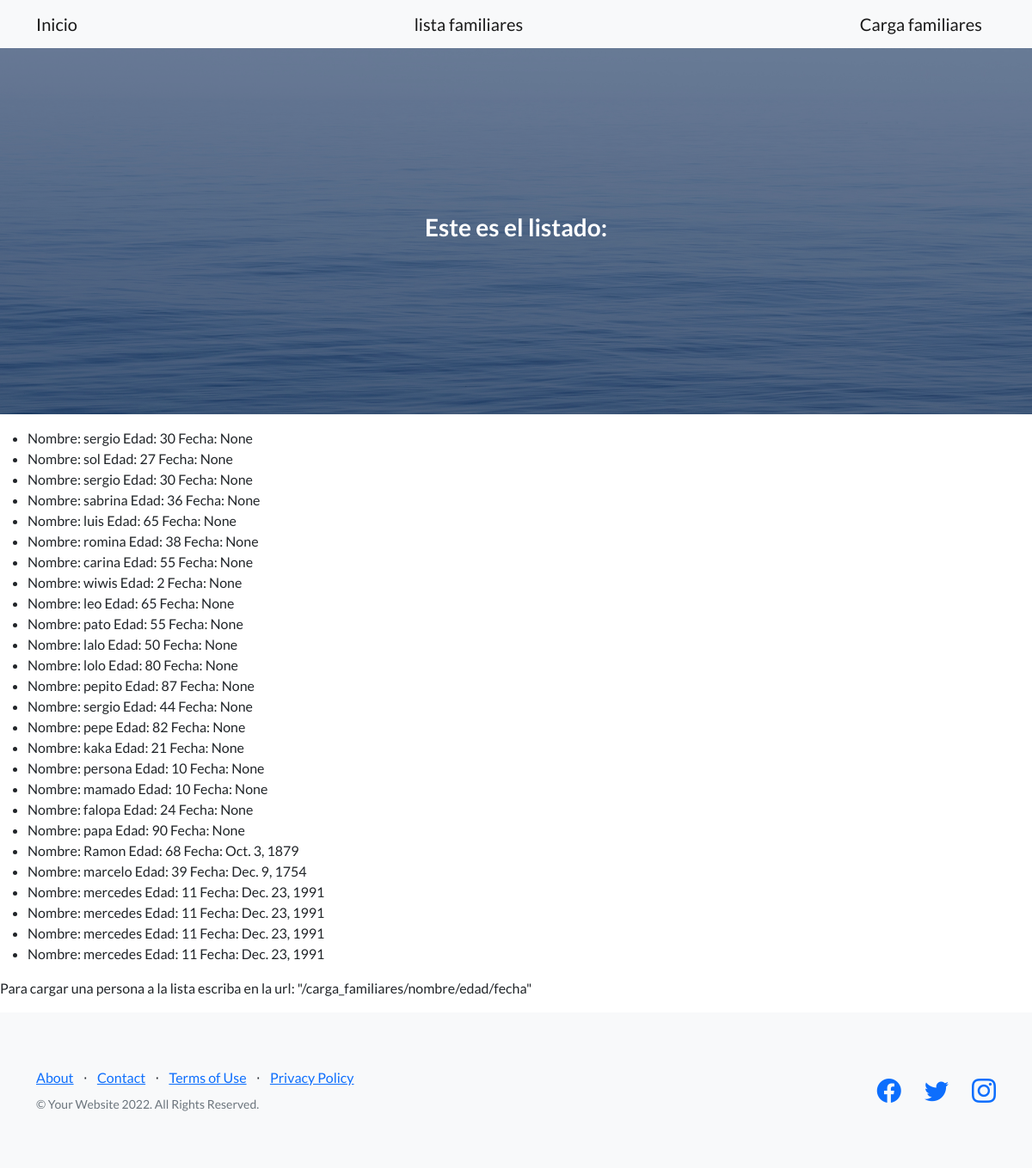
The page /lista_familiares/ on the database as committed earlier.
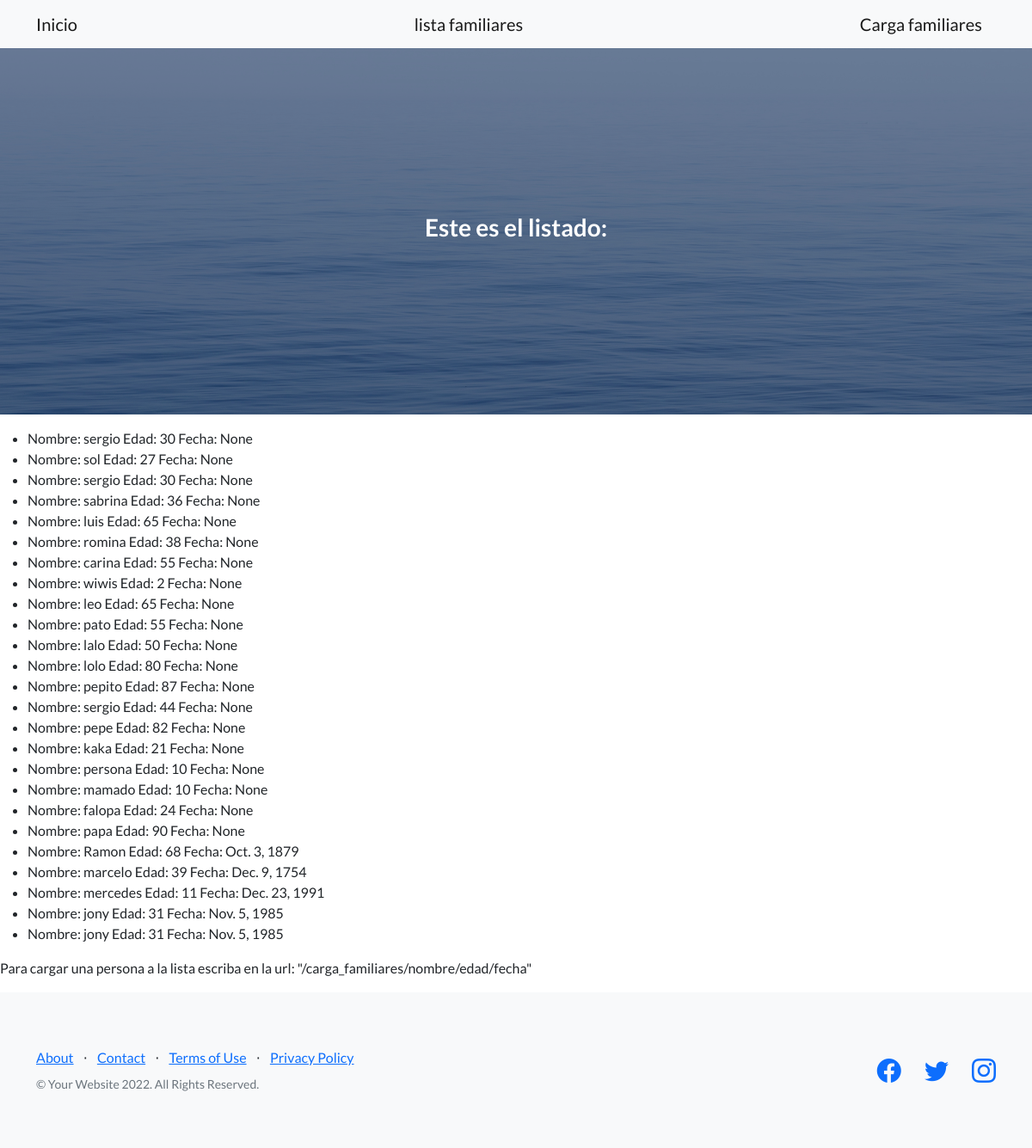
The same page on the database as committed later.
### primerasVistas/models.py (models this page shows)
class Persona (models.Model):
    nombre=models.CharField(max_length=30)
    edad=models.IntegerField()
    fecha=models.DateField(null=True)

### primerasVistas/views.py (the view)
# urls.py: path('lista_familiares/',lista_familiares, name="lista_familiares"),
def lista_familiares(request):
    template= loader.get_template("lista_familiares.html",)
    lista_familiares=Persona.objects.all()
    render= template.render({"lista_familiares":lista_familiares})
    return HttpResponse(render)

### templates/lista_familiares.html (shortened to what this page needs)
{% extends 'base.html' %}
{% block texto_h3 %}
<h3>Este es el listado:</ht>
{% endblock texto_h3 %}
{% block instrucciones %}
<p>
    <ul>
        {% for persona in lista_familiares %}
        <li>Nombre: {{persona.nombre}} Edad: {{persona.edad}} Fecha: {{persona.fecha}}  </li>
        {% endfor %}
    </ul>
</p>
<p>Para cargar  una persona a la lista escriba en la url: "/carga_familiares/nombre/edad/fecha"</p>
{% endblock instrucciones %}

Rows that differ between the two databases and show on the page:
removed Persona: nombre "mercedes", edad "11", fecha "Dec. 23, 1991"
removed Persona: nombre "mercedes", edad "11", fecha "Dec. 23, 1991"
removed Persona: nombre "mercedes", edad "11", fecha "Dec. 23, 1991"
added Persona: nombre "jony", edad "31", fecha "Nov. 5, 1985"
added Persona: nombre "jony", edad "31", fecha "Nov. 5, 1985"
